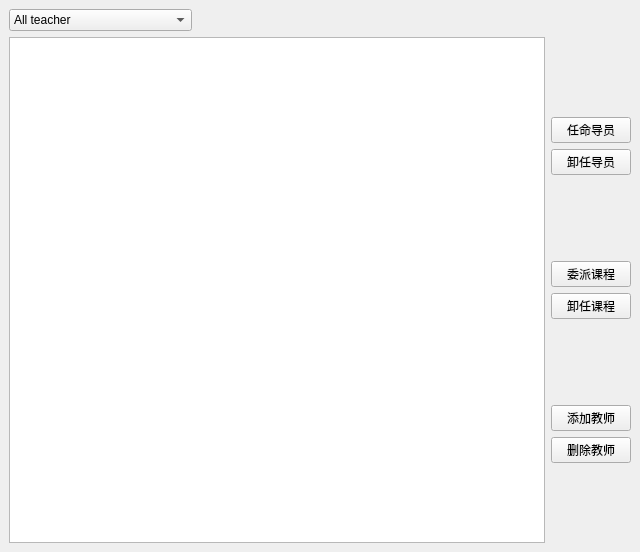
<?xml version="1.0" encoding="UTF-8"?>
<ui version="4.0">
 <class>CTeacherManger</class>
 <widget class="QMainWindow" name="CTeacherManger">
  <property name="geometry">
   <rect>
    <x>0</x>
    <y>0</y>
    <width>640</width>
    <height>552</height>
   </rect>
  </property>
  <property name="windowTitle">
   <string>MainWindow</string>
  </property>
  <widget class="QWidget" name="centralwidget">
   <layout class="QVBoxLayout" name="verticalLayout_2">
    <item>
     <layout class="QHBoxLayout" name="horizontalLayout_2">
      <item>
       <widget class="QComboBox" name="comboBox">
        <item>
         <property name="text">
          <string>All teacher</string>
         </property>
        </item>
        <item>
         <property name="text">
          <string>MangerTeacher</string>
         </property>
        </item>
        <item>
         <property name="text">
          <string>NoCounselorclass</string>
         </property>
        </item>
        <item>
         <property name="text">
          <string>Don't have teacher's Course</string>
         </property>
        </item>
       </widget>
      </item>
      <item>
       <spacer name="horizontalSpacer">
        <property name="orientation">
         <enum>Qt::Horizontal</enum>
        </property>
        <property name="sizeHint" stdset="0">
         <size>
          <width>40</width>
          <height>20</height>
         </size>
        </property>
       </spacer>
      </item>
     </layout>
    </item>
    <item>
     <layout class="QHBoxLayout" name="horizontalLayout" stretch="6,0">
      <item>
       <widget class="QTableView" name="tableView"/>
      </item>
      <item>
       <layout class="QVBoxLayout" name="verticalLayout">
        <item>
         <spacer name="verticalSpacer">
          <property name="orientation">
           <enum>Qt::Vertical</enum>
          </property>
          <property name="sizeHint" stdset="0">
           <size>
            <width>20</width>
            <height>40</height>
           </size>
          </property>
         </spacer>
        </item>
        <item>
         <widget class="QPushButton" name="pushButton_AppointCoun">
          <property name="text">
           <string>任命导员</string>
          </property>
         </widget>
        </item>
        <item>
         <widget class="QPushButton" name="pushButton_CancelCoun">
          <property name="text">
           <string>卸任导员</string>
          </property>
         </widget>
        </item>
        <item>
         <spacer name="verticalSpacer_2">
          <property name="orientation">
           <enum>Qt::Vertical</enum>
          </property>
          <property name="sizeHint" stdset="0">
           <size>
            <width>20</width>
            <height>40</height>
           </size>
          </property>
         </spacer>
        </item>
        <item>
         <widget class="QPushButton" name="pushButton_AppointCour">
          <property name="text">
           <string>委派课程</string>
          </property>
         </widget>
        </item>
        <item>
         <widget class="QPushButton" name="pushButton_CancelCour">
          <property name="text">
           <string>卸任课程</string>
          </property>
         </widget>
        </item>
        <item>
         <spacer name="verticalSpacer_3">
          <property name="orientation">
           <enum>Qt::Vertical</enum>
          </property>
          <property name="sizeHint" stdset="0">
           <size>
            <width>20</width>
            <height>40</height>
           </size>
          </property>
         </spacer>
        </item>
        <item>
         <widget class="QPushButton" name="pushButton_AddTeacher">
          <property name="text">
           <string>添加教师</string>
          </property>
         </widget>
        </item>
        <item>
         <widget class="QPushButton" name="pushButton_DelTeacher">
          <property name="text">
           <string>删除教师</string>
          </property>
         </widget>
        </item>
        <item>
         <spacer name="verticalSpacer_4">
          <property name="orientation">
           <enum>Qt::Vertical</enum>
          </property>
          <property name="sizeHint" stdset="0">
           <size>
            <width>20</width>
            <height>40</height>
           </size>
          </property>
         </spacer>
        </item>
       </layout>
      </item>
     </layout>
    </item>
   </layout>
  </widget>
 </widget>
 <resources/>
 <connections/>
</ui>
